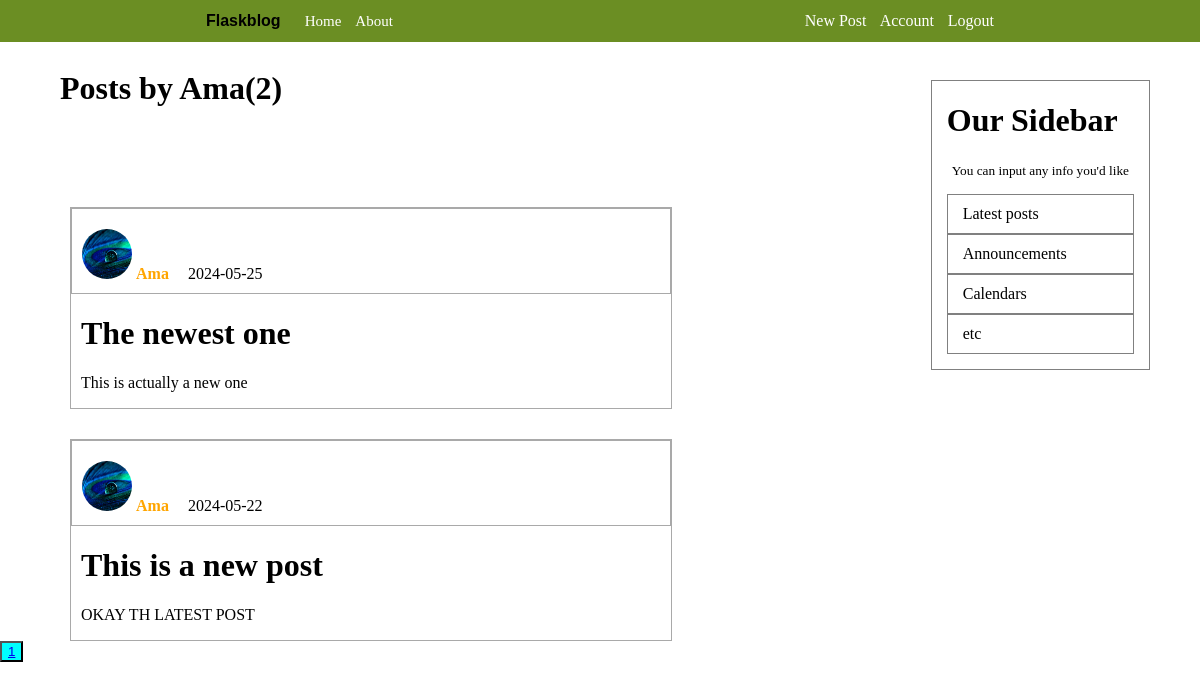
The app's page /user/Ama (signed in) with its own data.
### flaskblog/models.py (models this page shows, shortened)
class User(db.Model, UserMixin):
    id = db.Column(db.Integer, primary_key=True)
    username = db.Column(db.String(20), nullable=False, unique= True)
    email = db.Column(db.String(120), nullable=False, unique=True)
    image_file = db.Column(db.String(20), nullable=False, default='default.jpg')
    password = db.Column(db.String(60), nullable=False)
    posts = db.relationship('Post', backref='author', lazy=True)

class Post(db.Model):
    id = db.Column(db.Integer, primary_key =True)
    title = db.Column(db.String(100), nullable=False)
    date_posted=db.Column(db.DateTime, nullable=False, default=datetime.utcnow)
    content = db.Column(db.Text, nullable = False)
    user_id = db.Column(db.Integer, db.ForeignKey('user.id'), nullable=False)

### flaskblog/users/routes.py (the view)
@users.route("/user/<string:username>")
def user_posts(username):
    page=request.args.get('page', 1, type=int)
    user = User.query.filter_by(username=username).first_or_404()
    posts = Post.query.filter_by(author=user).order_by(Post.date_posted.desc()).paginate(per_page=2, page=page)
    return render_template('user_posts.html', posts=posts, user=user)

### flaskblog/models.py (called while the page is built)
@login_manager.user_loader
def load_user(user_id):
    return User.query.get(int(user_id))

### flaskblog/users/routes.py (called while the page is built)
@users.context_processor
def inject_current_year():
    return {'current_year': datetime.utcnow().year}

### flaskblog/templates/user_posts.html
{% extends 'layout.html' %}
{% block content %}
    <h1 class="user-all-posts">Posts by {{ user.username }}({{ posts.total }})</h1>
    {% for post in posts.items %}
    <div class="blog-container">
        <div class="aut-date">
            <img class="pro-pic" src="{{ url_for('static',filename='profile_pics/' + post.author.image_file) }}">
            <a href="{{ url_for('users.user_posts', username=post.author.username) }}" class="aut-link">{{ post.author.username }}</a>
            <p class="dte">{{ post.date_posted.strftime('%Y-%m-%d') }}</p>
        </div>
        <h1><a href="{{ url_for('posts.post', post_id=post.id) }}" class="tit-link">{{ post.title }}</a></h1>
        <p class="cnt">{{ post.content }}</p>
    </div>
   {% endfor %}
   {% for page_num in posts.iter_pages(left_edge=1, right_edge=1, left_current=1, right_current=2) %}
    {% if page_num %}
        {% if posts.page==page_num %}
            <button class="main-page"><a href="{{ url_for('users.user_posts',username=user.username, page=page_num) }}">{{ page_num }}</a></button>
        {% else %}
            <button><a href="{{ url_for('users.user_posts',username=user.username, page=page_num) }}">{{ page_num }}</a></button>
        {% endif %}
    {% else %}
        ...
    {% endif %}
   {% endfor %}
{% endblock content %}

### flaskblog/static/main.css (style rules this page uses)
body { background-color: white; margin: 0; }

### flaskblog/static/home.css (style rules this page uses)
.blog-container { border: 1px solid darkgray; width: 600px; margin-top: 100px; margin-left: 70px; }
.aut-date { padding-left: 10px; padding-right: 10px; padding-top: 10px; padding-bottom: 10px; border: 1px solid darkgray; }
.aut-link { text-decoration: none; color: orange; font-weight: bold; cursor: pointer; }
.dte { display: inline; flex-direction: row; margin-left: 15px; }
.tit-link { margin-left: 10px; text-decoration: none; color: black; cursor: pointer; }
.cnt { margin-left: 10px; }
.blog-container + .blog-container { margin-top: 30px; }
.main-page { background-color: aqua; }
.user-all-posts { margin-top: 70px; margin-left: 60px; }

### flaskblog/static/account.css (style rules this page uses)
.pro-pic { height: 50px; width: 50px; border-radius: 25px; margin-top: 10px; }

### records on screen
User: username "Ama"
Post: image_file (placeholder picture), author.username "Ama", date_posted "2024-05-25", title "The newest one", content "This is actually a new one"
Post: image_file (placeholder picture), author.username "Ama", date_posted "2024-05-22", title "This is a new post", content "OKAY TH LATEST POST"

### other values on screen
{{ posts.total }} "2"
{{ page_num }} "1"
